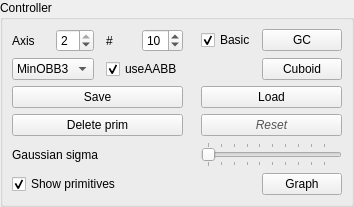
<?xml version="1.0" encoding="UTF-8"?>
<ui version="4.0">
 <class>ControllerManagmentWidget</class>
 <widget class="QWidget" name="ControllerManagmentWidget">
  <property name="geometry">
   <rect>
    <x>0</x>
    <y>0</y>
    <width>312</width>
    <height>200</height>
   </rect>
  </property>
  <property name="windowTitle">
   <string>Form</string>
  </property>
  <layout class="QGridLayout" name="gridLayout">
   <property name="margin">
    <number>0</number>
   </property>
   <property name="spacing">
    <number>0</number>
   </property>
   <item row="0" column="0">
    <widget class="QGroupBox" name="groupBox">
     <property name="title">
      <string>Controller</string>
     </property>
     <layout class="QGridLayout" name="gridLayout_2">
      <item row="7" column="8">
       <widget class="QPushButton" name="showGraph">
        <property name="text">
         <string>Graph</string>
        </property>
       </widget>
      </item>
      <item row="1" column="8">
       <widget class="QPushButton" name="convertToCuboid">
        <property name="text">
         <string>Cuboid</string>
        </property>
        <property name="icon">
         <iconset resource="../Workspace.qrc">
          <normaloff>:/Workspace/Resources/icons/cuboid.png</normaloff>:/Workspace/Resources/icons/cuboid.png</iconset>
        </property>
       </widget>
      </item>
      <item row="2" column="7" colspan="2">
       <widget class="QPushButton" name="loadButton">
        <property name="text">
         <string>Load</string>
        </property>
       </widget>
      </item>
      <item row="0" column="0">
       <widget class="QLabel" name="label_8">
        <property name="text">
         <string>Axis</string>
        </property>
       </widget>
      </item>
      <item row="0" column="1">
       <widget class="QSpinBox" name="convertGcAxis">
        <property name="maximum">
         <number>2</number>
        </property>
        <property name="value">
         <number>2</number>
        </property>
       </widget>
      </item>
      <item row="1" column="0" colspan="2">
       <widget class="QComboBox" name="cuboidMethod">
        <item>
         <property name="text">
          <string>MinOBB3</string>
         </property>
        </item>
        <item>
         <property name="text">
          <string>OBB</string>
         </property>
        </item>
        <item>
         <property name="text">
          <string>OBB2</string>
         </property>
        </item>
       </widget>
      </item>
      <item row="4" column="7" colspan="2">
       <widget class="QPushButton" name="resetButton">
        <property name="styleSheet">
         <string notr="true">color:rgb(85, 85, 85);
font: italic;
</string>
        </property>
        <property name="text">
         <string>Reset</string>
        </property>
       </widget>
      </item>
      <item row="0" column="3">
       <widget class="QLabel" name="label_9">
        <property name="text">
         <string>#</string>
        </property>
       </widget>
      </item>
      <item row="7" column="0" colspan="8">
       <widget class="QCheckBox" name="showPrimitives">
        <property name="text">
         <string>Show primitives</string>
        </property>
        <property name="checked">
         <bool>true</bool>
        </property>
       </widget>
      </item>
      <item row="0" column="8">
       <widget class="QPushButton" name="convertToGC">
        <property name="text">
         <string>GC</string>
        </property>
        <property name="icon">
         <iconset resource="../Workspace.qrc">
          <normaloff>:/Workspace/Resources/icons/gc.png</normaloff>:/Workspace/Resources/icons/gc.png</iconset>
        </property>
       </widget>
      </item>
      <item row="6" column="0" colspan="6">
       <widget class="QLabel" name="label">
        <property name="text">
         <string>Gaussian sigma</string>
        </property>
       </widget>
      </item>
      <item row="0" column="4">
       <widget class="QSpinBox" name="skeletonJoints">
        <property name="singleStep">
         <number>2</number>
        </property>
        <property name="value">
         <number>10</number>
        </property>
       </widget>
      </item>
      <item row="0" column="7">
       <widget class="QCheckBox" name="basicFitGC">
        <property name="text">
         <string>Basic</string>
        </property>
        <property name="checked">
         <bool>true</bool>
        </property>
       </widget>
      </item>
      <item row="2" column="0" colspan="5">
       <widget class="QPushButton" name="saveButton">
        <property name="text">
         <string>Save</string>
        </property>
       </widget>
      </item>
      <item row="4" column="0" colspan="5">
       <widget class="QPushButton" name="removeButton">
        <property name="text">
         <string>Delete prim</string>
        </property>
        <property name="icon">
         <iconset resource="../Workspace.qrc">
          <normaloff>:/Workspace/Resources/icons/remove.png</normaloff>:/Workspace/Resources/icons/remove.png</iconset>
        </property>
       </widget>
      </item>
      <item row="6" column="7" colspan="2">
       <widget class="QSlider" name="gaussianSlider">
        <property name="minimum">
         <number>1</number>
        </property>
        <property name="maximum">
         <number>99</number>
        </property>
        <property name="orientation">
         <enum>Qt::Horizontal</enum>
        </property>
        <property name="tickPosition">
         <enum>QSlider::TicksBothSides</enum>
        </property>
       </widget>
      </item>
      <item row="1" column="3" colspan="2">
       <widget class="QCheckBox" name="useAABB">
        <property name="text">
         <string>useAABB</string>
        </property>
        <property name="checked">
         <bool>true</bool>
        </property>
       </widget>
      </item>
     </layout>
    </widget>
   </item>
  </layout>
 </widget>
 <resources>
  <include location="../Workspace.qrc"/>
 </resources>
 <connections/>
</ui>
